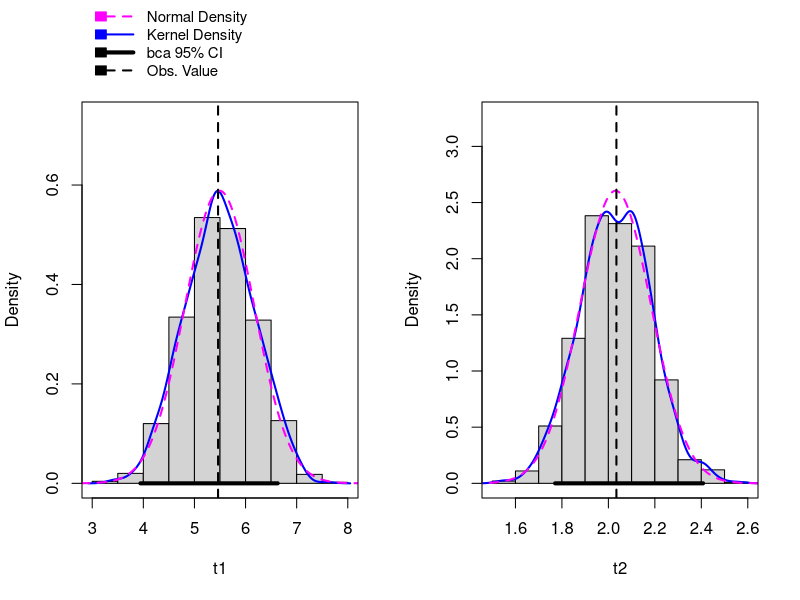
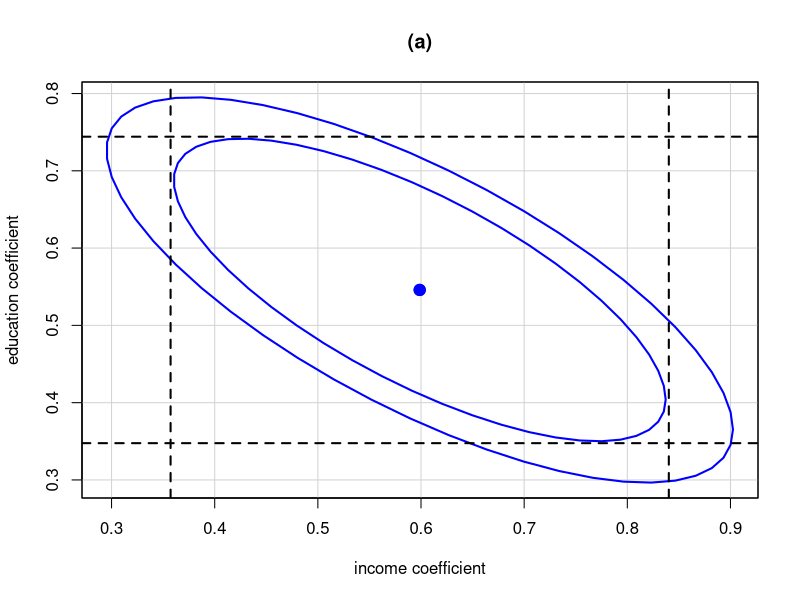
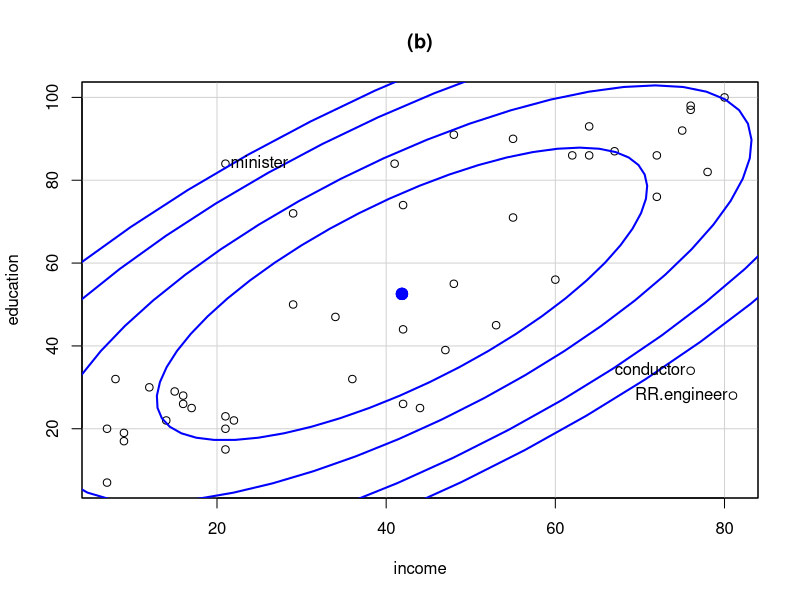
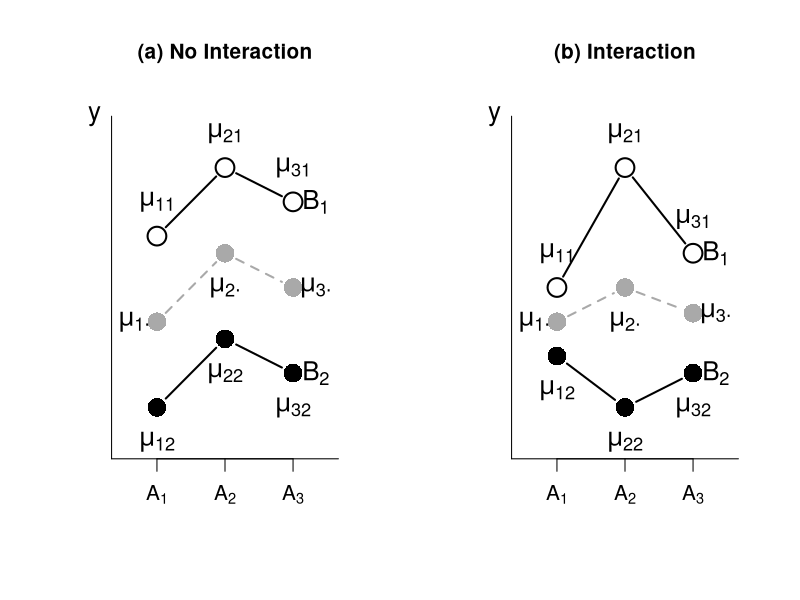

These charts were generated, in order, by the following R code:
##-----------------------------------------------------##
##  An R Companion to Applied Regression, 3rd Edition  ##
##      J. Fox and S. Weisberg, Sage Publications      ##
##               Script for Chapter  5                 ##
##-----------------------------------------------------##

library("car")
summary(Transact)

S(trans.1 <- lm(time ~ t1 + t2, Transact), brief=TRUE)

coef(trans.1)

(V <- vcov(trans.1))

sqrt(diag(V))

round(cov2cor(V), 3)

round(with(Transact, cor(t1, t2)), 3)

hccm(trans.1)

S(trans.1, vcov.=hccm)

args("Boot")

set.seed(23435) # for reproducibility
betahat.boot <- Boot(trans.1)

set.seed(12345)

brief(betahat.boot$t)

hist(betahat.boot, parm=c("t1", "t2"))

summary(betahat.boot)

S(trans.1, vcov.=vcov(betahat.boot))

davis.mod <- lm(weight ~ repwt, data=Davis, subset=-12)
brief(davis.mod)

deltaMethod(davis.mod, "(Intercept)/(1 - repwt)")

deltaMethod(trans.1, "t1/t2")

boots <- cbind(betahat.boot$t,
    "t1/t2"= betahat.boot$t[, "t1"]/betahat.boot$t[, "t2"])
nrow(boots)
head(boots)
sd(boots[, "t1/t2"]) # boostrap SE

deltaMethod(trans.1, "t1/t2", vcov.=hccm)

deltaMethod(trans.1, "t1 + t2")

Confint(trans.1, vcov.=hccm)
confint(trans.1)

Confint(trans.1, vcov.=vcov(betahat.boot))

duncan.mod <- lm(prestige ~ income + education, data=Duncan)
(ci <- Confint(duncan.mod))

confidenceEllipse(duncan.mod, levels=c(0.85, 0.95), main="(a)")
abline(v=ci[2, 2:3], lty=2, lwd=2) # marginal CI for education
abline(h=ci[3, 2:3], lty=2, lwd=2) # marginal CI for income

with(Duncan,
     dataEllipse(income, education,
        levels=c(0.5, 0.75, 0.9, 0.95),
        id=list(method="mahal", n=3, labels=rownames(Duncan)),
        main="(b)")
     )

tval <- (coef(davis.mod)[2] - 1)/sqrt(vcov(davis.mod)[2, 2])
pval <- 2*pt(abs(tval), df.residual(davis.mod),
             lower.tail=FALSE)
c(t=tval, p=pval)

prestige.mod.1 <- lm(prestige ~ education + log2(income) + type,
    data=na.omit(Prestige)) # full model
prestige.mod.0 <- update(prestige.mod.1, . ~ 1) # intercept only
anova(prestige.mod.0, prestige.mod.1) # compare models

prestige.mod.0inc <- update(prestige.mod.1,
    . ~ . - log2(income))
anova(prestige.mod.0inc, prestige.mod.1) # compare models

anova(prestige.mod.1)

Anova(prestige.mod.1)

prestige.mod.3 <- update(prestige.mod.1,
    . ~ . + education:type + log2(income):type)
Anova(prestige.mod.3)

Anova(trans.1, vcov.=hccm)

save.par <- par(mfrow=c(1, 2), cex.axis=1, cex=1.25, cex.lab=1, cex.main=1)

plot(c(0,1), c(0,1), type="n", axes=FALSE, xlab="", ylab="",
     main="(a) No Interaction")
lines(c(0,0), c(0,1))
lines(c(0,1), c(0,0))
axis(1, at=c(0.2, 0.5, 0.8), pos=0, labels=c(expression(A[1]), expression(A[2]), expression(A[3])))
lines(c(0.2, 0.5, 0.8), c(0.65, 0.85, 0.75), pch=1, cex=2, type="b", lwd=2)
lines(c(0.2, 0.5, 0.8), c(0.15, 0.35, 0.25), pch=16, cex=2, type="b", lwd=2)
lines(c(0.2, 0.5, 0.8), c(0.4, 0.6, 0.5), pch=16, cex=2, type="b", col="darkgray", lty=2, lwd=2)
text(x=c(-0.075, 0.9, 0.9,  0.2, 0.5, 0.8,  0.2, 0.5, 0.8, c(0.2 - 0.10, 0.5, 0.8 + 0.10)),
     y=c(1, 0.75, 0.25, c(0.65, 0.85, 0.75) + 0.10, c(0.15, 0.35, 0.25) - 0.10, c(0.4, 0.6 - 0.10, 0.5)),
     c(expression(y),
       expression(B[1]), expression(B[2]),
       expression(mu[11]), expression(mu[21]), expression(mu[31]),
       expression(mu[12]), expression(mu[22]), expression(mu[32]),
       expression(mu["1" %.% ""]), expression(mu["2" %.% ""]), expression(mu["3" %.% ""])), xpd=TRUE, cex=1.25)

plot(c(0,1), c(0,1), type="n", axes=FALSE, xlab="", ylab="",
     main="(b) Interaction")
lines(c(0,0), c(0,1))
lines(c(0,1), c(0,0))
axis(1, at=c(0.2, 0.5, 0.8), pos=0, labels=c(expression(A[1]), expression(A[2]), expression(A[3])))
lines(c(0.2, 0.5, 0.8), c(0.5, 0.85, 0.6), pch=1, cex=2, type="b", lwd=2)
lines(c(0.2, 0.5, 0.8), c(0.3, 0.15, 0.25), pch=16, cex=2, type="b", lwd=2)
lines(c(0.2, 0.5, 0.8), c(0.4, 0.5, 0.425), pch=16, cex=2, type="b", col="darkgray", lty=2, lwd=2)
text(x=c(-0.075, 0.9, 0.9,  0.2, 0.5, 0.8,  0.2, 0.5, 0.8,  c(0.2 - 0.10, 0.5, 0.8 + 0.10)),
     y=c(1, 0.6, 0.25, c(0.5, 0.85, 0.6) + 0.10, c(0.3, 0.15, 0.25) - 0.10, c(0.4, 0.5 - 0.10, 0.425)),
     c(expression(y),
       expression(B[1]), expression(B[2]),
       expression(mu[11]), expression(mu[21]), expression(mu[31]),
       expression(mu[12]), expression(mu[22]), expression(mu[32]),
       expression(mu["1" %.% ""]), expression(mu["2" %.% ""]), expression(mu["3" %.% ""])), xpd=TRUE, cex=1.25)
par(save.par)

GSS16 <- na.omit(subset(GSSvocab, year=="2016",
    select=c("vocab", "ageGroup", "nativeBorn")))
mod.vocab <- lm(vocab ~ nativeBorn*ageGroup, data=GSS16)
Anova(mod.vocab)

contrasts(GSS16$ageGroup) <-
      contrasts(GSS16$nativeBorn) <- "contr.sum"
contrasts(GSS16$ageGroup)
contrasts(GSS16$nativeBorn)
mod.vocab.3 <- update(mod.vocab)
Anova(mod.vocab.3, type="III")

brief(trans.1)
linearHypothesis(trans.1, c(0, 1, -1))

linearHypothesis(trans.1, c(0, 1, -1), vcov=hccm)

diag(2)  # order-2 identity matrix
linearHypothesis(davis.mod, diag(2), c(0, 1))


